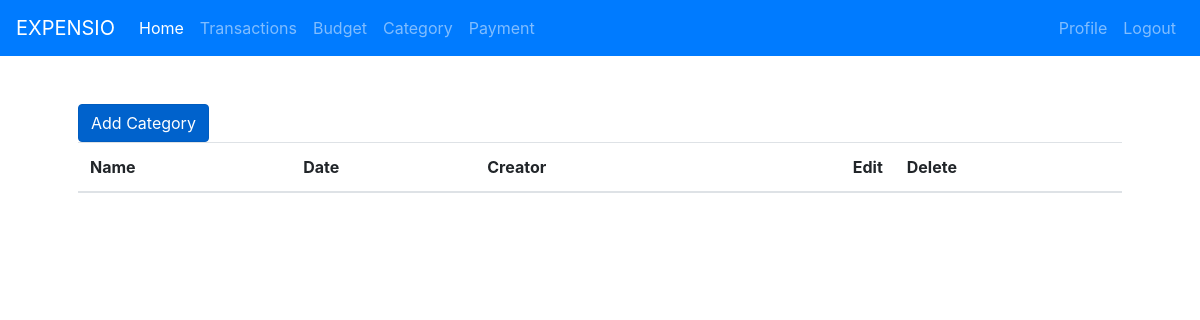
The page /category/ (signed in) on the database as committed earlier.
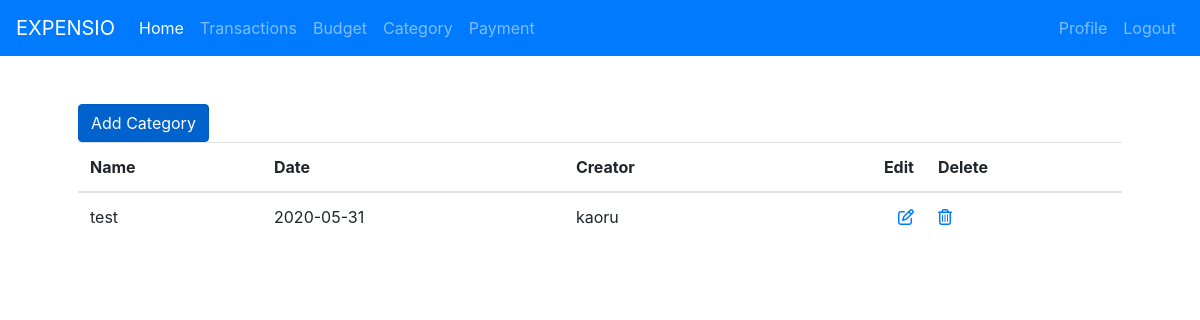
The same page on the database as committed later.
### category/models.py (models this page shows, shortened)
class Category(models.Model):
    name = models.CharField(max_length=100)
    created_date = models.DateTimeField(auto_now_add=True)
    user = models.ForeignKey("auth.User", on_delete=models.CASCADE)

### category/views.py (the view)
# urls.py: path("", CategoryListView.as_view(), name="categories"),
class CategoryListView(ListView):
    model = Category
    template_name = "category.html"
    def get_queryset(self):
        return Category.objects.filter(user=self.request.user)

### templates/category.html (shortened to what this page needs)
{% extends "base.html" %}
{% block content %}
    <a href="/category/add" class="btn btn-primary active" role="button" aria-pressed="true">Add Category</a>
    <br>
    <table class="table">
        <thead>
            <tr>
                <th scope="col">Name</th>
                <th scope="col">Date</th>
                <th scope="col">Creator</th>
                <th scope="col" class="text-right">Edit</th>
                <th scope="col">Delete</th>
            </tr>
        </thead>
        <tbody>
            {% for category in object_list %}
                <tr>
                    <td>{{ category.name }}</td>
                    <td>{{ category.created_date | date:"Y-m-d" }}</td>
                    <td>{{ category.user }}</td>
                    <td class="text-right">
                        <a href="{{ category.id  }}/edit"><i class="far fa-edit"></i></a>
                    </td>
                    <td>
                        <a href="{{ category.id  }}/delete"> <i class="far fa-trash-alt"></i></a>
                    </td>
                </tr>
            {% endfor %}
        </tbody>
    </table>
{% endblock content %}

Rows that differ between the two databases and show on the page:
added Category: name "test", created_date "2020-05-31", user "kaoru"
